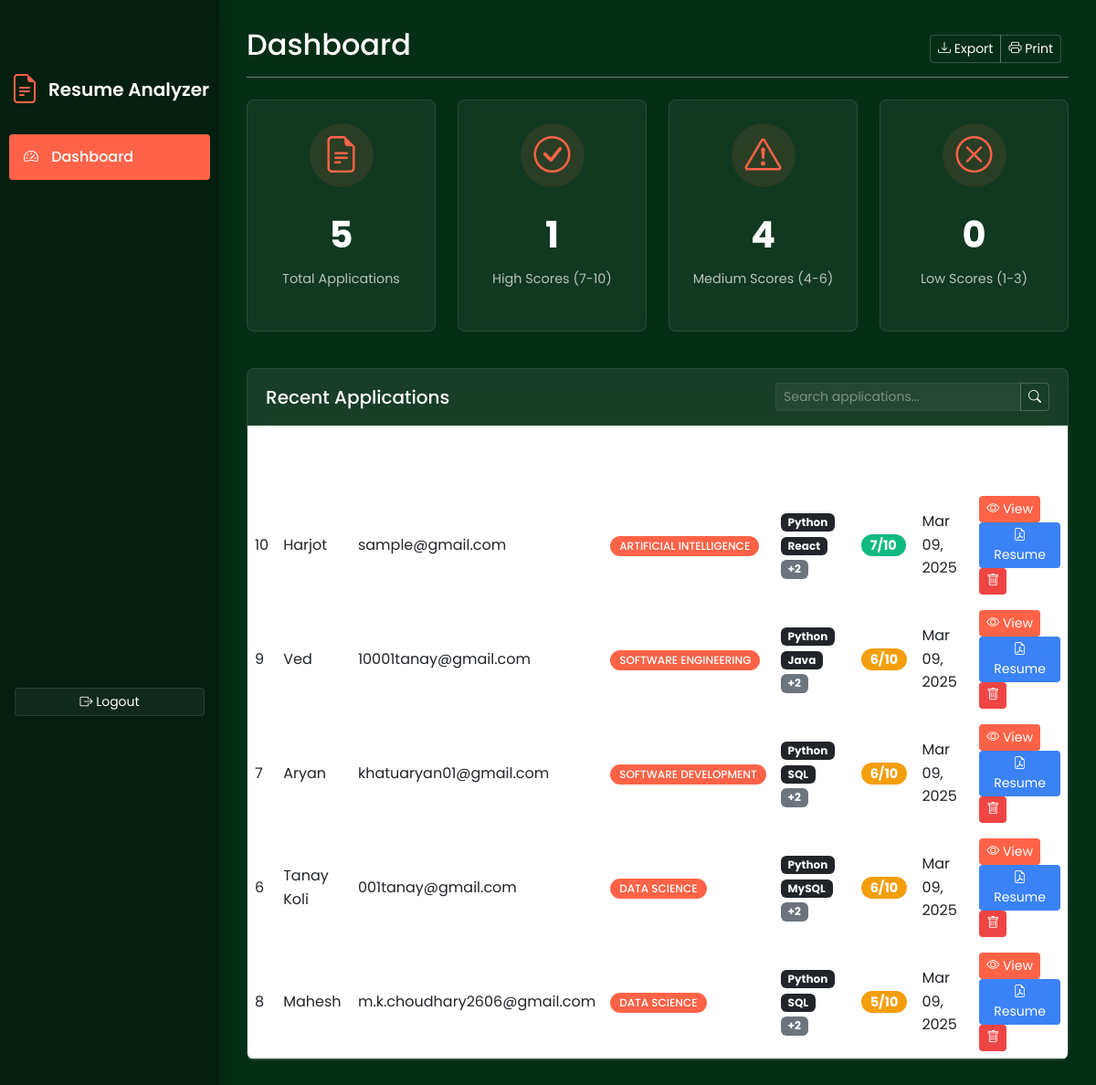
The app's page /admin (signed in), older data.
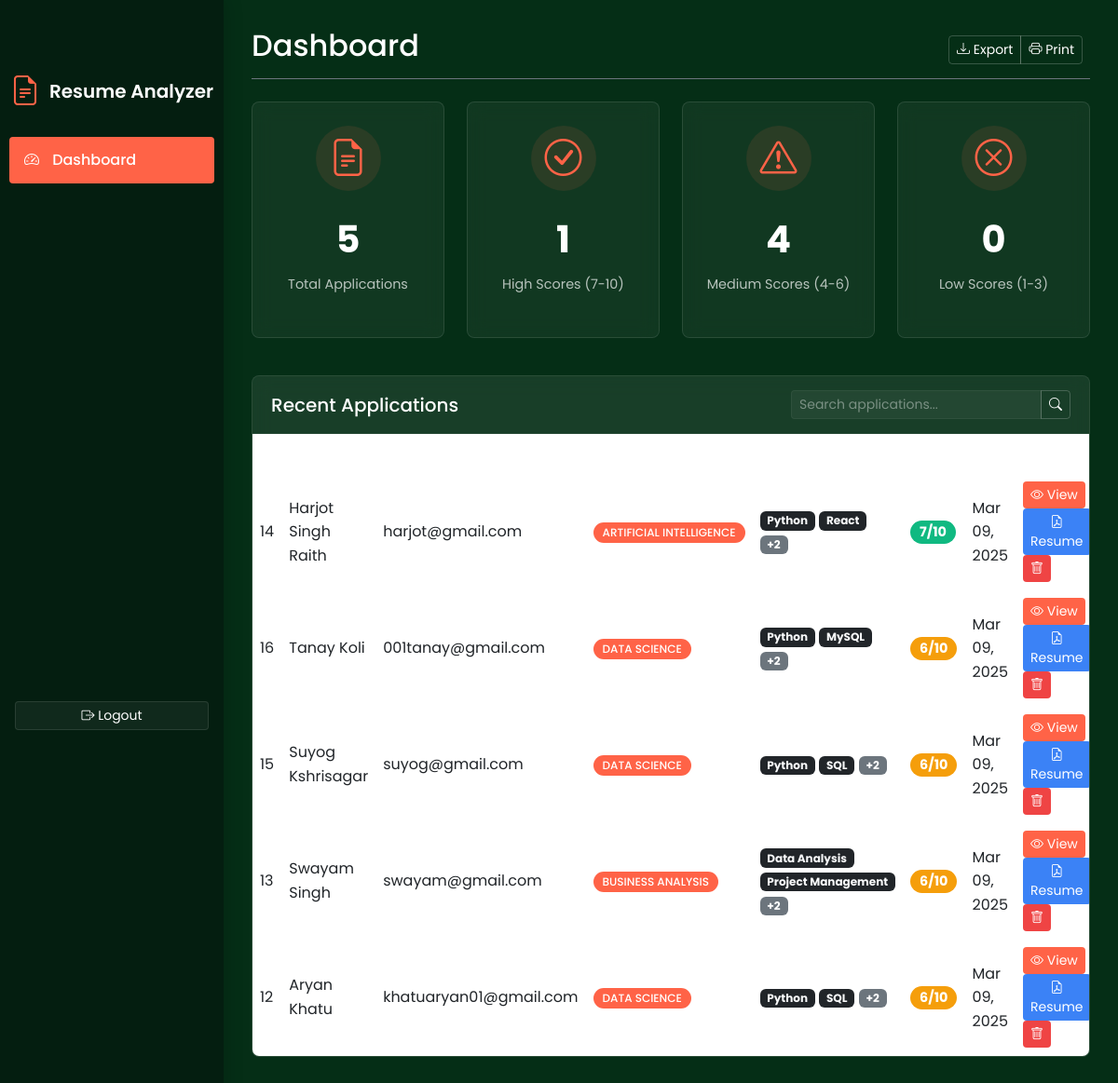
The same page, newer data.
### tables this page shows
CREATE TABLE applications (
        id INTEGER PRIMARY KEY AUTOINCREMENT,
        name TEXT NOT NULL,
        email TEXT NOT NULL,
        domain TEXT NOT NULL,
        key_skills TEXT NOT NULL,
        missing_skills TEXT NOT NULL,
        score INTEGER NOT NULL,
        date TEXT NOT NULL,
        analysis TEXT NOT NULL,
        overview TEXT NOT NULL,
        resume_path TEXT NOT NULL
    , job_role TEXT DEFAULT "general");

### app.py (the view)
@app.route('/admin', methods=['GET'])
def admin():
    if session.get('admin_logged_in'):
        applications = get_all_applications()
        return render_template('admin_dashboard.html', applications=applications)
    else:
        return render_template('admin_login.html')

### app.py (called while the page is built)
def get_db_connection():
    conn = sqlite3.connect(DATABASE)
    conn.row_factory = sqlite3.Row
    return conn

def get_all_applications():
    conn = get_db_connection()
    applications = conn.execute('SELECT * FROM applications ORDER BY score DESC, id DESC').fetchall()
    result = []
    for app in applications:
        app_dict = dict(app)
        app_dict['key_skills'] = app_dict['key_skills'].split(',')
        app_dict['missing_skills'] = app_dict['missing_skills'].split(',')
        result.append(app_dict)
    conn.close()
    return result

### templates/admin_dashboard.html (shortened to what this page needs)
<!DOCTYPE html>
<html lang="en">
<head>
    <link href="https://cdn.jsdelivr.net/npm/bootstrap@5.3.0-alpha1/dist/css/bootstrap.min.css" rel="stylesheet">
    <link rel="stylesheet" href="https://cdn.jsdelivr.net/npm/bootstrap-icons@1.11.3/font/bootstrap-icons.min.css">
</head>
<body>
    <nav class="col-md-2 d-md-block sidebar" id="sidebar">
        <div class="sidebar-sticky">
            <div class="admin-logo mb-4 mt-3">
                <i class="bi bi-file-earmark-text"></i>
                <h5>Resume Analyzer</h5>
            </div>
            <ul class="nav flex-column">
                <li class="nav-item">
                    <a class="nav-link active" href="#">
                        <i class="bi bi-speedometer2"></i>
                        Dashboard
                    </a>
                </li>
            </ul>
            <div class="mt-auto p-3" style="position: absolute; bottom: 0; width: 100%;">
                <a href="/admin/logout" class="btn logout-btn btn-sm w-100">
                    <i class="bi bi-box-arrow-right"></i> Logout
                </a>
            </div>
        </div>
    </nav>
    <main role="main" class="main-content" id="main-content">
        <div class="d-flex justify-content-between flex-wrap flex-md-nowrap align-items-center pb-2 mb-4 border-bottom border-secondary">
            <h1 class="h2">Dashboard</h1>
            <div class="btn-toolbar mb-2 mb-md-0">
                <div class="btn-group me-2">
                    <button class="btn btn-sm btn-outline-secondary" onclick="exportToCSV()">
                        <i class="bi bi-download"></i> Export
                    </button>
                    <button class="btn btn-sm btn-outline-secondary" onclick="window.print()">
                        <i class="bi bi-printer"></i> Print
                    </button>
                </div>
            </div>
        </div>
        <div class="row mb-4">
            <div class="col-md-3 mb-3">
                <div class="card stats-card h-100">
                    <div class="stats-icon">
                        <i class="bi bi-file-earmark-text"></i>
                    </div>
                    <div class="stats-number">{{ applications|length }}</div>
                    <div class="stats-label">Total Applications</div>
                </div>
            </div>
            <div class="col-md-3 mb-3">
                <div class="card stats-card h-100">
                    <div class="stats-icon">
                        <i class="bi bi-check-circle"></i>
                    </div>
                    <div class="stats-number">{{ applications|selectattr('score', 'ge', 7)|list|length }}</div>
                    <div class="stats-label">High Scores (7-10)</div>
                </div>
            </div>
            <div class="col-md-3 mb-3">
                <div class="card stats-card h-100">
                    <div class="stats-icon">
                        <i class="bi bi-exclamation-triangle"></i>
                    </div>
                    <div class="stats-number">{{ applications|selectattr('score', 'ge', 4)|selectattr('score', 'lt', 7)|list|length }}</div>
                    <div class="stats-label">Medium Scores (4-6)</div>
                </div>
            </div>
            <div class="col-md-3 mb-3">
                <div class="card stats-card h-100">
                    <div class="stats-icon">
                        <i class="bi bi-x-circle"></i>
                    </div>
                    <div class="stats-number">{{ applications|selectattr('score', 'lt', 4)|list|length }}</div>
                    <div class="stats-label">Low Scores (1-3)</div>
                </div>
            </div>
        </div>
        <div class="card">
            <div class="card-header d-flex justify-content-between align-items-center">
                <h5 class="mb-0">Recent Applications</h5>
                <div class="input-group" style="width: 300px;">
                    <input type="text" class="form-control form-control-sm" id="searchInput" placeholder="Search applications...">
                    <button class="btn btn-sm btn-outline-secondary" type="button" id="searchButton">
                        <i class="bi bi-search"></i>
                    </button>
                </div>
            </div>
            <div class="card-body p-0">
                {% if applications %}
                <div class="table-responsive">
                    <table class="table table-hover" id="applicationsTable">
                        <thead>
                            <tr>
                                <th>#</th>
                                <th>Name</th>
                                <th>Email</th>
                                <th>Domain</th>
                                <th>Key Skills</th>
                                <th>Score</th>
                                <th>Date</th>
                                <th>Actions</th>
                            </tr>
                        </thead>
                        <tbody>
                            {% for app in applications %}
                            <tr>
                                <td>{{ app.id }}</td>
                                <td>{{ app.name }}</td>
                                <td>{{ app.email }}</td>
                                <td><span class="badge badge-domain">{{ app.domain }}</span></td>
                                <td>
                                    {% for skill in app.key_skills[:2] %}
                                    <span class="badge bg-dark text-light">{{ skill }}</span>
                                    {% endfor %}
                                    {% if app.key_skills|length > 2 %}
                                    <span class="badge bg-secondary">+{{ app.key_skills|length - 2 }}</span>
                                    {% endif %}
                                </td>
                                <td>
                                    {% if app.score >= 7 %}
                                    <span class="badge score-high badge-score">{{ app.score }}/10</span>
                                    {% elif app.score >= 4 %}
                                    <span class="badge score-medium badge-score">{{ app.score }}/10</span>
                                    {% else %}
                                    <span class="badge score-low badge-score">{{ app.score }}/10</span>
                                    {% endif %}
                                </td>
                                <td>{{ app.date }}</td>
                                <td class="action-buttons">
                                    <a href="/admin/application/{{ app.id }}" class="btn btn-primary btn-sm">
                                        <i class="bi bi-eye"></i> View
                                    </a>
                                    <a href="/admin/application/{{ app.id }}/resume" class="btn btn-info btn-sm" target="_blank">
                                        <i class="bi bi-file-earmark-pdf"></i> Resume
                                    </a>
                                    <button class="btn btn-danger btn-sm" data-bs-toggle="modal" data-bs-target="#deleteModal{{ app.id }}">
                                        <i class="bi bi-trash"></i>
                                    </button>
                                </td>
                            </tr>
                            {% endfor %}
                        </tbody>
                    </table>
                </div>
                {% else %}
                <div class="empty-state">
                    <i class="bi bi-inbox"></i>
                    <h5>No Applications Yet</h5>
                    <p>Applications will appear here once users submit their resumes.</p>
                </div>
                {% endif %}
            </div>
        </div>
    </main>
</body>
</html>

### templates/admin_dashboard.html (style rules this page uses)
:root { --primary-color: #ff6347; --secondary-color: #f8f9fa; --dark-bg: #052e16; --darker-bg: #041e10; --card-bg: rgba(255, 255, 255, 0.05); --border-radius: 8px; --box-shadow: 0 10px 20px rgba(0, 0, 0, 0.2); --transition: all 0.3s ease; }
body { padding-top: 0; background-color: var(--dark-bg); font-family: 'Poppins', sans-serif; color: white; line-height: 1.6; }
.sidebar { position: fixed; top: 0; bottom: 0; left: 0; z-index: 100; padding: 48px 0 0; box-shadow: 0 0 20px rgba(0, 0, 0, 0.2); background-color: var(--darker-bg); color: white; transition: all 0.3s; width: 240px; }
.sidebar-sticky { position: relative; top: 0; height: calc(100vh - 48px); padding-top: 0.5rem; overflow-x: hidden; overflow-y: auto; }
.sidebar .nav-link { font-weight: 500; color: rgba(255, 255, 255, 0.75); padding: 0.75rem 1rem; border-radius: 4px; margin: 0 10px 5px; transition: var(--transition); }
.sidebar .nav-link.active { color: #fff; background-color: var(--primary-color); }
.sidebar .nav-link i { margin-right: 10px; }
.main-content { margin-left: 240px; padding: 30px; transition: all 0.3s; }
.card { border: none; border-radius: var(--border-radius); background-color: var(--card-bg); backdrop-filter: blur(10px); border: 1px solid rgba(255, 255, 255, 0.1); margin-bottom: 20px; overflow: hidden; }
.card-header { background-color: rgba(255, 255, 255, 0.03); border-bottom: 1px solid rgba(255, 255, 255, 0.05); padding: 15px 20px; color: white; }
.table { margin-bottom: 0; color: rgba(255, 255, 255, 0.9); }
.table th { border-top: none; font-weight: 600; color: white; border-color: rgba(255, 255, 255, 0.1); }
.table td { border-color: rgba(255, 255, 255, 0.1); vertical-align: middle; }
.badge-domain { background-color: var(--primary-color); color: white; padding: 5px 10px; border-radius: 50px; font-weight: 500; }
.badge-score { font-size: 0.9rem; padding: 5px 10px; border-radius: 50px; }
.score-high { background-color: #10b981; }
.score-medium { background-color: #f59e0b; }
.action-buttons .btn { padding: 0.25rem 0.5rem; font-size: 0.875rem; border-radius: 4px; }
.stats-card { text-align: center; padding: 25px; height: 100%; }
.stats-icon { font-size: 2.5rem; margin-bottom: 15px; color: var(--primary-color); width: 70px; height: 70px; background-color: rgba(255, 99, 71, 0.1); border-radius: 50%; display: flex; align-items: center; justify-content: center; margin: 0 auto 20px; }
.stats-number { font-size: 2.5rem; font-weight: 700; margin-bottom: 5px; color: white; }
.stats-label { color: rgba(255, 255, 255, 0.7); font-size: 0.9rem; }
.btn-primary { background-color: var(--primary-color); border: none; border-radius: 4px; transition: var(--transition); }
.btn-outline-secondary { border-color: rgba(255, 255, 255, 0.2); color: white; border-radius: 4px; transition: var(--transition); }
.btn-danger { background-color: #ef4444; border: none; }
.btn-info { background-color: #3b82f6; border: none; color: white; }
.form-control { background-color: rgba(255, 255, 255, 0.05); border: 1px solid rgba(255, 255, 255, 0.1); color: white; border-radius: 4px; }
.form-control::placeholder { color: rgba(255, 255, 255, 0.4); }
.admin-logo { display: flex; align-items: center; justify-content: center; margin-bottom: 20px; }
.admin-logo i { font-size: 2rem; color: var(--primary-color); margin-right: 10px; }
.admin-logo h5 { margin: 0; font-weight: 600; }
.logout-btn { background-color: rgba(255, 255, 255, 0.05); border: 1px solid rgba(255, 255, 255, 0.1); color: white; transition: var(--transition); }

Row changes from the older to the newer data that the page shows:
removed applications: id "10", name "Harjot", email "sample@gmail.com", domain "ARTIFICIAL INTELLIGENCE", 2 "Python" "React", key_skills|length "2", score "7", date "Mar 09, 2025"
removed applications: id "9", name "Ved", email "10001tanay@gmail.com", domain "SOFTWARE ENGINEERING", 2 "Python" "Java", key_skills|length "2", score "6", date "Mar 09, 2025"
removed applications: id "7", name "Aryan", email "khatuaryan01@gmail.com", domain "SOFTWARE DEVELOPMENT", 2 "Python" "SQL", key_skills|length "2", score "6", date "Mar 09, 2025"
removed applications: id "6", name "Tanay Koli", email "001tanay@gmail.com", domain "DATA SCIENCE", 2 "Python" "MySQL", key_skills|length "2", score "6", date "Mar 09, 2025"
removed applications: id "8", name "Mahesh", email "m.k.choudhary2606@gmail.com", domain "DATA SCIENCE", 2 "Python" "SQL", key_skills|length "2", score "5", date "Mar 09, 2025"
added applications: id "14", name "Harjot Singh Raith", email "harjot@gmail.com", domain "ARTIFICIAL INTELLIGENCE", 2 "Python" "React", key_skills|length "2", score "7", date "Mar 09, 2025"
added applications: id "16", name "Tanay Koli", email "001tanay@gmail.com", domain "DATA SCIENCE", 2 "Python" "MySQL", key_skills|length "2", score "6", date "Mar 09, 2025"
added applications: id "15", name "Suyog Kshrisagar", email "suyog@gmail.com", domain "DATA SCIENCE", 2 "Python" "SQL", key_skills|length "2", score "6", date "Mar 09, 2025"
added applications: id "13", name "Swayam Singh", email "swayam@gmail.com", domain "BUSINESS ANALYSIS", 2 "Data Analysis" "Project Management", key_skills|length "2", score "6", date "Mar 09, 2025"
added applications: id "12", name "Aryan Khatu", email "khatuaryan01@gmail.com", domain "DATA SCIENCE", 2 "Python" "SQL", key_skills|length "2", score "6", date "Mar 09, 2025"
